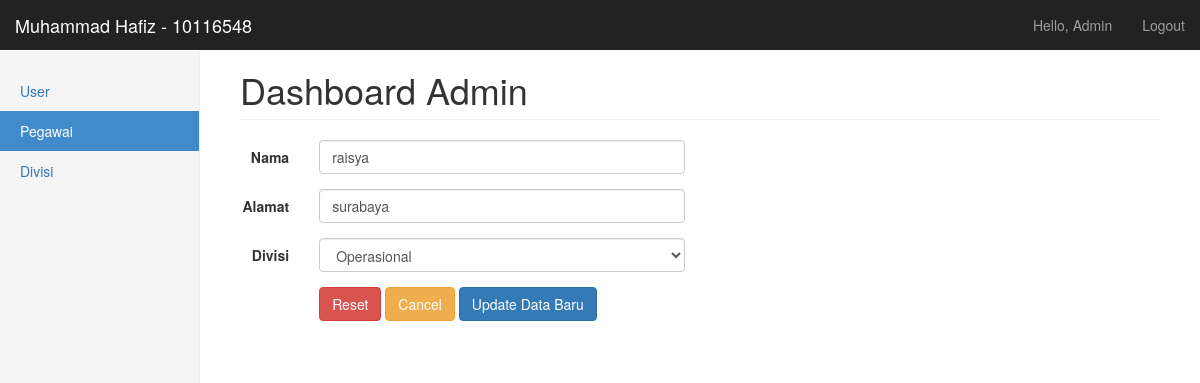
Screenshot of /update_pegawai.php?id=1 (signed in) with the database file from the repository.
### tables this page shows
CREATE TABLE IF NOT EXISTS `pegawai` (
  `id_pegawai` int(11) NOT NULL AUTO_INCREMENT,
  `nama` varchar(50) NOT NULL,
  `alamat` varchar(100) NOT NULL,
  `id_divisi` int(11) NOT NULL,
  PRIMARY KEY (`id_pegawai`)
);

CREATE TABLE IF NOT EXISTS `divisi` (
  `id_divisi` int(11) NOT NULL AUTO_INCREMENT,
  `divisi` varchar(50) NOT NULL,
  PRIMARY KEY (`id_divisi`)
);

### update_pegawai.php (the view, shortened to what this page needs)
<?php
	include 'koneksi.php';
?>
<!DOCTYPE html>
<html lang="en">
  <head>
    <link href="css/bootstrap.min.css" rel="stylesheet">
    <link href="css/dashboard.css" rel="stylesheet">
    <link href="css/dataTables.bootstrap.css" rel="stylesheet" type="text/css" />
	<link href="css/dataTables.tableTools.min.css" rel="stylesheet" type="text/css" />
  </head>
  <body>
    <nav class="navbar navbar-inverse navbar-fixed-top">
      <div class="container-fluid">
        <div class="navbar-header">
          <a class="navbar-brand" href="#">Muhammad Hafiz - 10116548</a>
        </div>
        <div id="navbar" class="navbar-collapse collapse">
          <ul class="nav navbar-nav navbar-right">
            <li><a href="#"><?php echo "Hello, ".ucwords($_SESSION['user']);?></a></li>
            <li><a href="logout.php">Logout</a></li>
          </ul>
        </div>
      </div>
    </nav>
    <div class="container-fluid">
      <div class="row">
        <div class="col-sm-3 col-md-2 sidebar">
          <ul class="nav nav-sidebar">
			<?php if($_SESSION['level']=='admin'){?>
            <li><a href="user.php">User <span class="sr-only">(current)</span></a></li>
			<?php } ?>
            <li class="active"><a href="#">Pegawai</a></li>
            <li><a href="divisi.php">Divisi</a></li>
            </ul>
        </div>
        <div class="col-sm-9 col-sm-offset-3 col-md-10 col-md-offset-2 main">
          <h1 class="page-header">Dashboard <?php echo ucfirst($_SESSION['level']);?></h1>
		  <div class="row">
		  <div class="col-md-6">
		  <div>
					<?php
						$result = $mysqli->query("SELECT *  FROM `pegawai` WHERE `id_pegawai` = ".$_GET['id'].";");
						if($result->num_rows > 0){
							while($row = $result->fetch_assoc()) {
					?>
			<form class="form-horizontal" action="proses_update_pegawai.php?id=<?php echo $_GET['id'];?>" method="POST">
					  <div class="form-group">
						<label for="nama" class="col-sm-2 control-label">Nama</label>
						<div class="col-sm-10">
						  <input type="text" class="form-control" name="nama" id="nama" value="<?php echo $row['nama']?>" placeholder="Masukkan Nama untuk Pegawai baru" required />
						</div>
					  </div>
					  <div class="form-group">
						<label for="Alamat" class="col-sm-2 control-label">Alamat</label>
						<div class="col-sm-10">
						  <input type="text" class="form-control" name="alamat" id="alamat" value="<?php echo $row['alamat']?>" placeholder="Masukkan Alamat untuk Pegawai baru" required />
						</div>
					  </div>
					  <div class="form-group">
						  <label for="divisi" class="col-sm-2 control-label">Divisi</label>
						  <div class="col-sm-10">
						  <select name="divisi" id="disabledSelect" class="form-control">
							<?php
								$result = $mysqli->query("select * from divisi");
								if($result->num_rows > 0){
									while($div = $result->fetch_assoc()) {
							?>
										<option value="<?php echo $div["id_divisi"];?>" <?php if($div["id_divisi"]==$row["id_divisi"]) echo "selected";?>><?php echo ucfirst($div["divisi"]);?></option>
							<?php
									}
								}
							?>
						  </select>
						  </div>
					  </div>
					  <div class="form-group">
						<div class="col-sm-offset-2 col-sm-10">
						  <button type="reset" class="btn btn-danger">Reset</button>
						  <a type="cancel" class="btn btn-warning" href="pegawai.php">Cancel</a>
						  <button type="submit" class="btn btn-primary">Update Data Baru</button>
						</div>
					  </div>
			</form>
					<?php
							}
						}
					?>
		  </div>
		  </div>
		  <div class="col-md-6">
		  </div>
		  </div>
         </div>
        </div>
      </div>
  </body>
</html>

### css/dashboard.css (style rules this page uses)
body { padding-top: 50px; }
.navbar-fixed-top { border: 0; }
.sidebar { display: none; }
@media (min-width: 768px) { .sidebar { position: fixed; top: 51px; bottom: 0; left: 0; z-index: 1000; display: block; padding: 20px; overflow-x: hidden; overflow-y: auto; background-color: #f5f5f5; border-right: 1px solid #eee; } }
.nav-sidebar { margin-right: -21px; margin-bottom: 20px; margin-left: -20px; }
.nav-sidebar > li > a { padding-right: 20px; padding-left: 20px; }
.nav-sidebar > .active > a, .nav-sidebar > .active > a:hover, .nav-sidebar > .active > a:focus { color: #fff; background-color: #428bca; }
.main { padding: 20px; }
@media (min-width: 768px) { .main { padding-right: 40px; padding-left: 40px; } }
.main .page-header { margin-top: 0; }

### rows the page displays
pegawai: nama "raisya", alamat "surabaya", divisi "Operasional"

### other values shown
$_SESSION['user'] "Admin"
$_SESSION['level'] "Admin"
